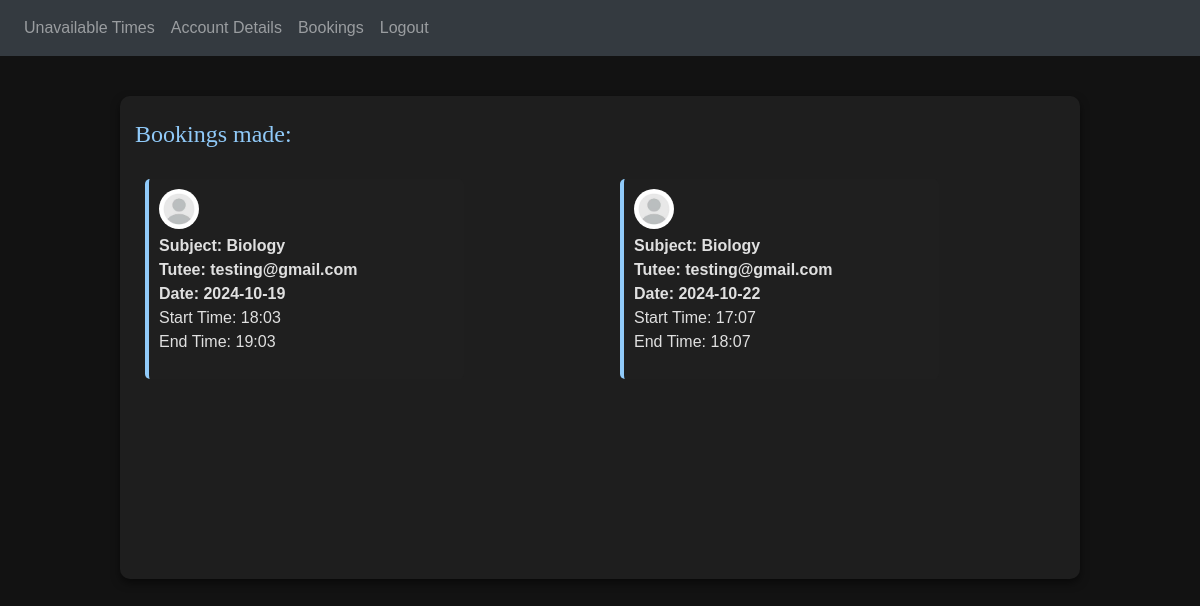
Screenshot of /bookings (signed in) with the database file from the repository.
### tables this page shows
CREATE TABLE Subjects (
	subject_id INTEGER NOT NULL,
	subject TEXT NOT NULL,
	CONSTRAINT Subjects_PK PRIMARY KEY (subject_id)
);

CREATE TABLE Bookings (
	booking_id INTEGER NOT NULL,
	subject_id INTEGER NOT NULL,
	tutor_email TEXT NOT NULL,
	tutee_email TEXT NOT NULL,
	date TEXT NOT NULL,
	start_time TEXT NOT NULL,
	end_time TEXT NOT NULL,
	CONSTRAINT Bookings_PK PRIMARY KEY (booking_id),
	CONSTRAINT Bookings_Subjects_FK FOREIGN KEY (subject_id) REFERENCES Subjects(subject_id),
	CONSTRAINT Bookings_Tutors_FK FOREIGN KEY (tutor_email) REFERENCES Tutors(email),
	CONSTRAINT Bookings_Tutees_FK FOREIGN KEY (tutee_email) REFERENCES Tutees(email)
);

### website/views.py (the view)
@views.route('/bookings', methods=['GET'])
@login_required
def bookings():
    tutoremail = current_user.get_id()
    def get_timings():
        conn = s.connect("tutoring.db")
        c = conn.cursor()
        c.execute('SELECT subject_id, tutee_email, date, start_time, end_time FROM Bookings WHERE tutor_email = ?', (tutoremail,))
        data = c.fetchall()
        for row in range(0, len(data)):
            data[row] = list(data[row])
            data[row][0] = id_to_name(data[row][0])  # convertingn subject id to name
        conn.close()
        return data
    records = get_timings()
    return render_template("bookings.html", user=current_user, records=records)

### website/__init__.py (called while the page is built)
def create_app():
    app = Flask(__name__)
    app.config['SECRET_KEY'] = 'ihfeoihdaoihaoihfa hufeffdshufds'
    from .views import views
    from .auth import auth
    app.register_blueprint(views, url_prefix='/')
    app.register_blueprint(auth, url_prefix='/')
    from .models import Tutor, Tutee, Administrator
    login_manager = LoginManager()
    login_manager.login_view = 'auth.login'
    login_manager.init_app(app)
    @login_manager.user_loader
    def load_user(email):
        print(f"Loading user with email: {email}")
        return find_load(email)
    return app

### website/auth.py (called while the page is built)
def find_load(email):  # combining database tables of all account types to find a specific account using email
    conn = s.connect("tutoring.db")
    c = conn.cursor()
    c.execute("""SELECT email, firstname, password FROM Tutors WHERE email = ?
                      UNION SELECT email, firstname, password FROM Tutees WHERE email = ?
                      UNION SELECT email, firstname, password FROM Administrators WHERE email = ?""",
              (str(email), str(email), str(email)))
    data = c.fetchone()
    c.close()
    if data is None:
        return None
    else:
        return User(data[0], data[1], data[2]) # returns the data using the User class

### website/models.py (called while the page is built)
    def get_id(self):  # returns the user's email for Flask to manage user session
        return self.email

### website/views.py (called while the page is built)
def id_to_name(id):
    conn = s.connect("tutoring.db")
    c = conn.cursor()
    c.execute('SELECT subject FROM Subjects WHERE subject_id = ?', (int(id),))
    data = c.fetchone()
    c.close()
    if data:
        return data[0]  # returns the name of the subject
    else:
        return None

### website/templates/bookings.html (shortened to what this page needs)
<!DOCTYPE html>
<html>
<head>
    <link
            rel="stylesheet"
            href="https://stackpath.bootstrapcdn.com/bootstrap/4.4.1/css/bootstrap.min.css"
    />
</head>
<body>
<nav class="navbar navbar-expand-lg navbar-dark bg-dark">
    <div class="collapse navbar-collapse" id="navbar">
        <div class="navbar-nav">
            {% if user.is_authenticated %}
            <a class="nav-item nav-link" id="unavailable times" href="/tutor">Unavailable Times</a>
            <a class="nav-item nav-link" id="account" href="/tutoraccount">Account Details</a>
            <a class="nav-item nav-link" id="bookings" href="/bookings">Bookings</a>
            <a class="nav-item nav-link" id="logout" href="/logout">Logout</a>
            {% else %}
            <a class="nav-item nav-link" id="login" href="/login">Login</a>
            <a class="nav-item nav-link" id="signUp" href="/sign-up">Sign Up</a>
            {% endif %}
        </div>
    </div>
</nav>
<div class="container">
        <br>
        <h2>Bookings made: </h2>
        <div class="additions">
            {% for record in records %}
            <div class="addition-item">
                <image src="{{ url_for('static', filename='tutor.jpg')}}" width="50" height="50"></image>
                <div>
                    <strong>Subject: {{record[0]}}</strong><br>
                    <strong>Tutee: {{record[1]}}</strong><br>
                    <strong>Date: {{record[2]}}</strong><br>
                    Start Time: {{record[3]}}<br>
                    End Time: {{record[4]}}
                </div>
            </div>
            {% endfor %}
        </div>
    </div>
</body>
</html>

### website/templates/bookings.html (style rules this page uses)
body { font-family: 'Calibri', sans-serif; margin: 0; padding: 0; background-color: #121212; color: #E0E0E0; }
.container { display: flex; flex: 1; background-color: #1E1E1E; border-radius: 10px; box-shadow: 0 4px 8px rgba(0, 0, 0, 0.5); overflow: hidden; width: 80%; max-width: 1000px; margin: 40px auto; flex-direction: column; overflow-y: auto; }
h1, h2 { font-family: 'Arvo', serif; color: #90CAF9; }
h2 { font-size: 24px; margin-bottom: 10px; }
.additions { display: grid; grid-template-columns: repeat(auto-fill, minmax(300px, 1fr)); gap: 20px; margin: 10px 0; height: 400px; overflow-y: auto; overflow-x: hidden; }
.addition-item { width: 70%; background-color: #1F1F1F; padding: 10px; margin: 10px; border-left: 4px solid #90CAF9; border-radius: 5px; display: flex; align-items: flex-start; color: #E0E0E0; box-sizing: border-box; flex-direction: column; height: 200px; }
.addition-item img { width: 40px; height: 40px; border-radius: 50%; margin-right: 15px; margin-bottom: 5px; }
.addition-item div { font-size: 16px; line-height: 1.5; }

### rows the page displays
Subjects: subject "Biology" "Biology"
Bookings: tutee_email "testing@gmail.com", date "2024-10-19", start_time "18:03", end_time "19:03"
Bookings: tutee_email "testing@gmail.com", date "2024-10-22", start_time "17:07", end_time "18:07"
